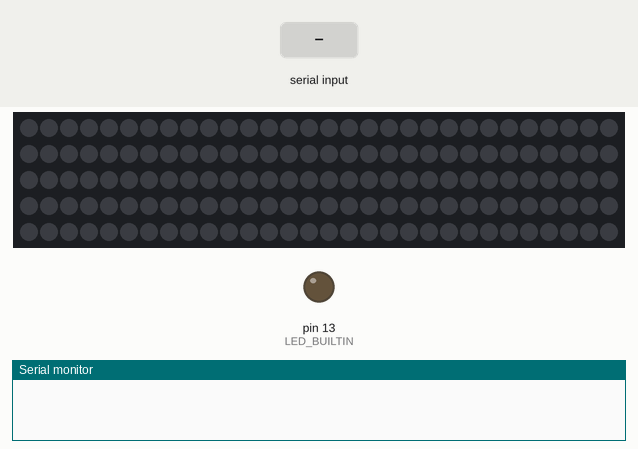
A sketch run on a simulated Arduino Uno, built with avr-gcc and run on an emulated ATmega328P. Shown: 150 RGB LEDs in strip order, left to right, continuing on the next row, output pins drawn as LEDs (lit = HIGH), the last lines printed to the serial monitor. The inputs (shaded band) are chosen by the test bench. The strip is taken to match the declared colour order.

Above: at 1.2 s.
1.3 s: "69\n" received over Serial
At 1.9 s:
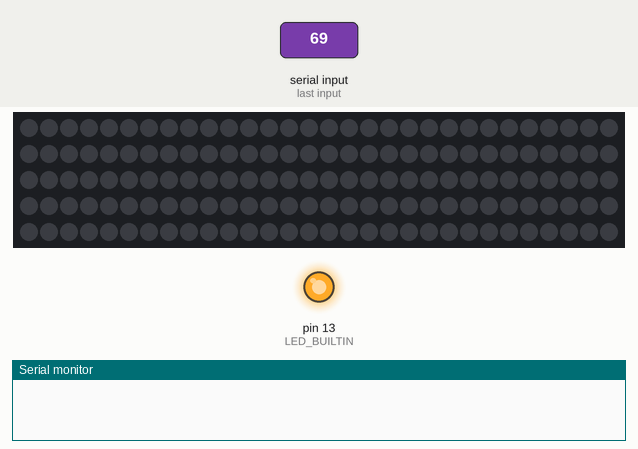
At 12.4 s:
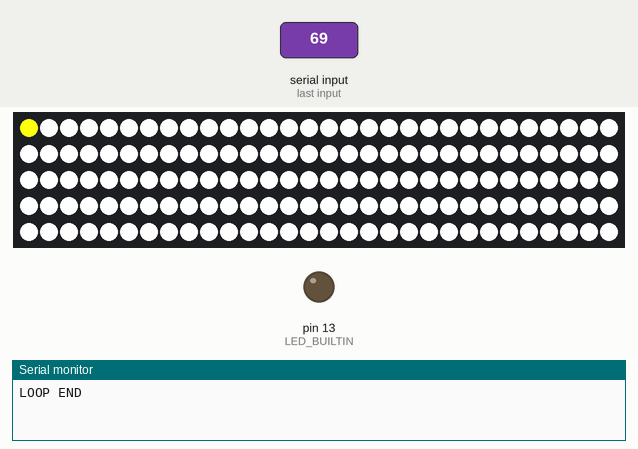
Timing chart, 0 to 12.8 s (numbered marks = the images above; inputs shaded):
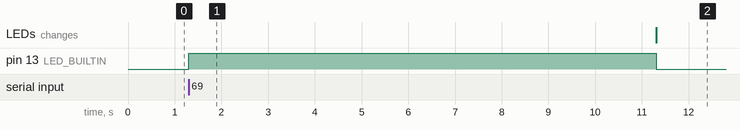

Measured:
- after the input at 1.3 s, pin 13 (LED_BUILTIN): LOW → HIGH at once, → LOW 10.0 s later

The sketch:

arduino_led_connector.ino
```cpp
#include <stdlib.h>
#include <Adafruit_NeoPixel.h>

Adafruit_NeoPixel pixels;

unsigned long led_timestamp;

int identifyer;

void setup() {

  Serial.begin(2000000);
  Serial.setTimeout(0);

  pinMode(LED_BUILTIN, OUTPUT);

  identifyer = 2;

  pixels = Adafruit_NeoPixel(150, 3, NEO_RGB + NEO_KHZ800);

  led_timestamp = millis();

  pixels.begin();
}

void loop() {
  digitalWrite(LED_BUILTIN, LOW);
  if (Serial.available() && Serial.parseInt() == 69) {
    digitalWrite(LED_BUILTIN, HIGH);
    delay(10000);
    // Serial.println(Serial.parseInt());
    // Serial.println(Serial.parseInt());
    // Serial.println(Serial.parseInt());
    for (int i = 0; i < 150; i++) {
      pixels.setPixelColor(i, pixels.Color(Serial.read(), Serial.read(), Serial.read()));
    }
    Serial.println("LOOP END");
    pixels.show();
  } else {
    //Serial.println(identifyer);
  }

}
```
